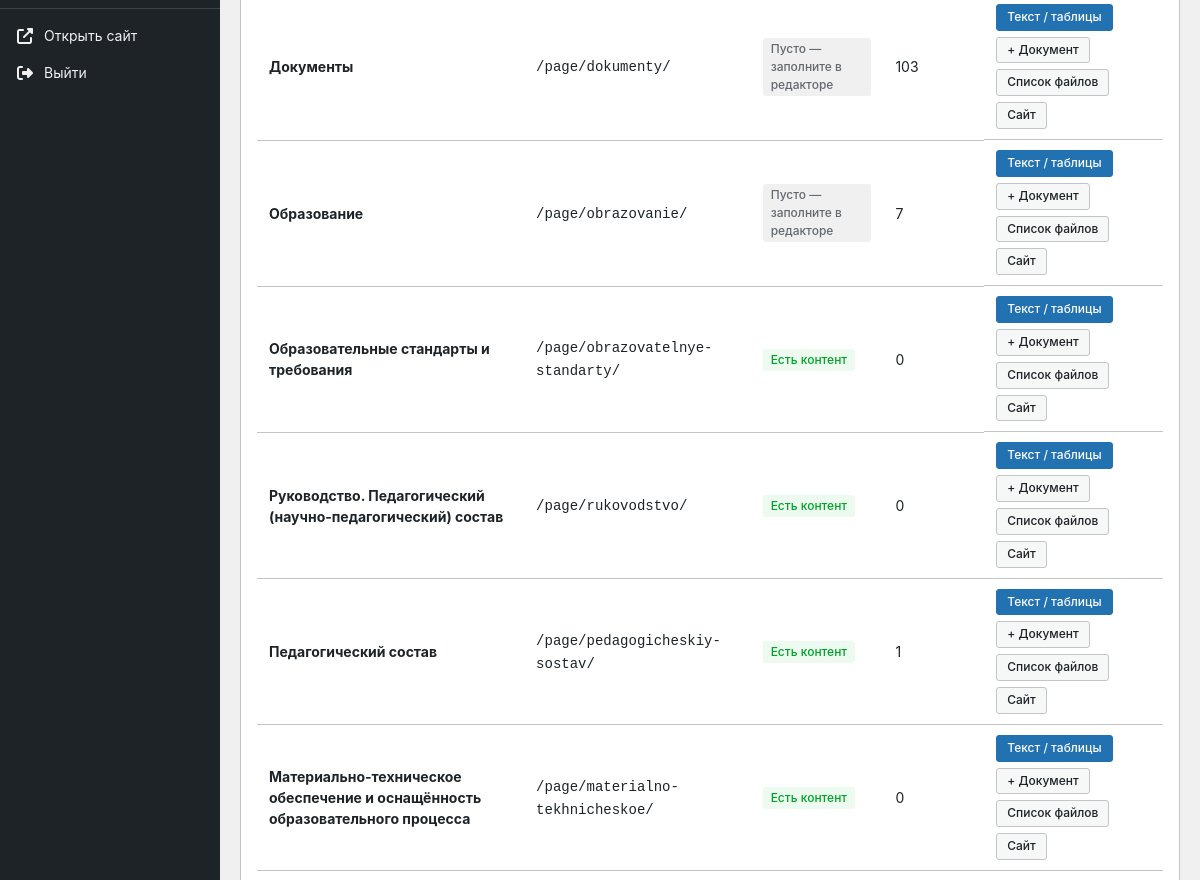
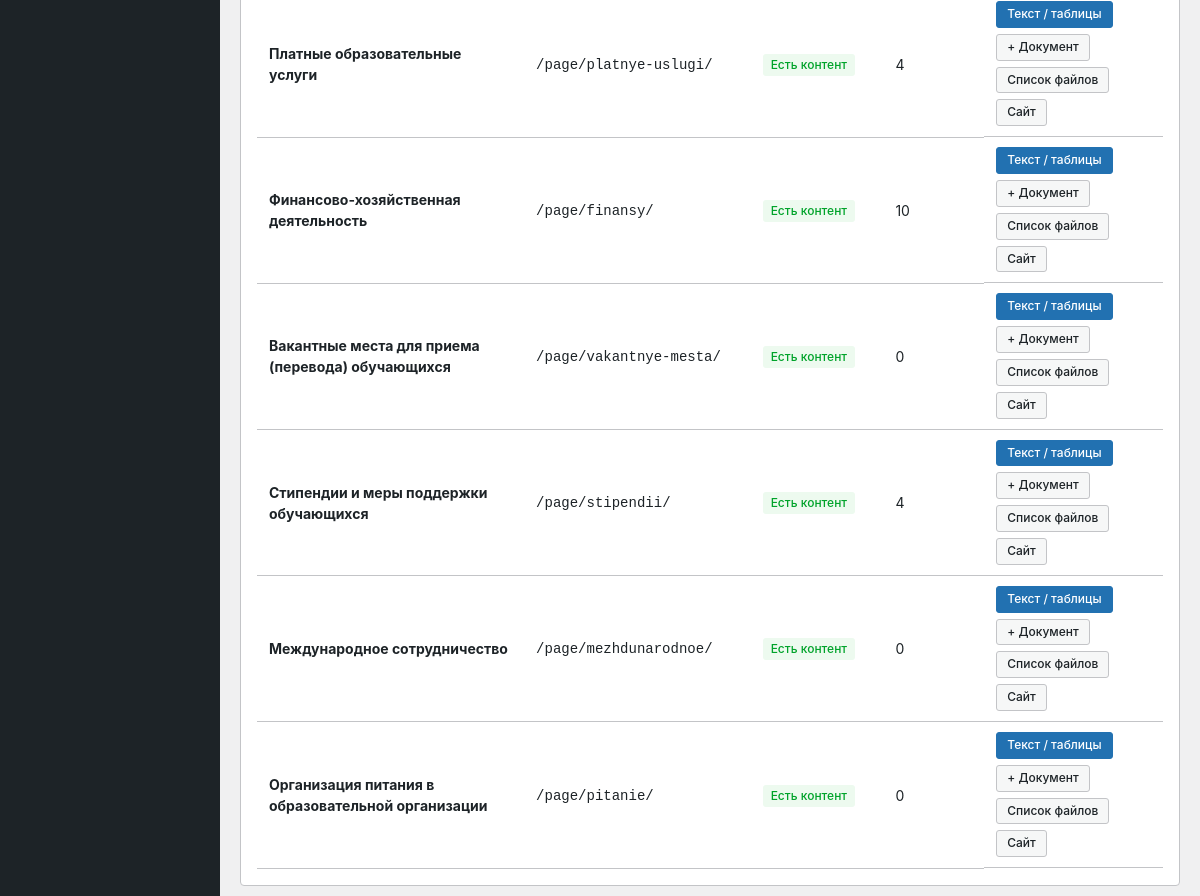
Page /panel/organization/ (signed in, lower part) on the earlier database version (2 pictures, top to bottom).
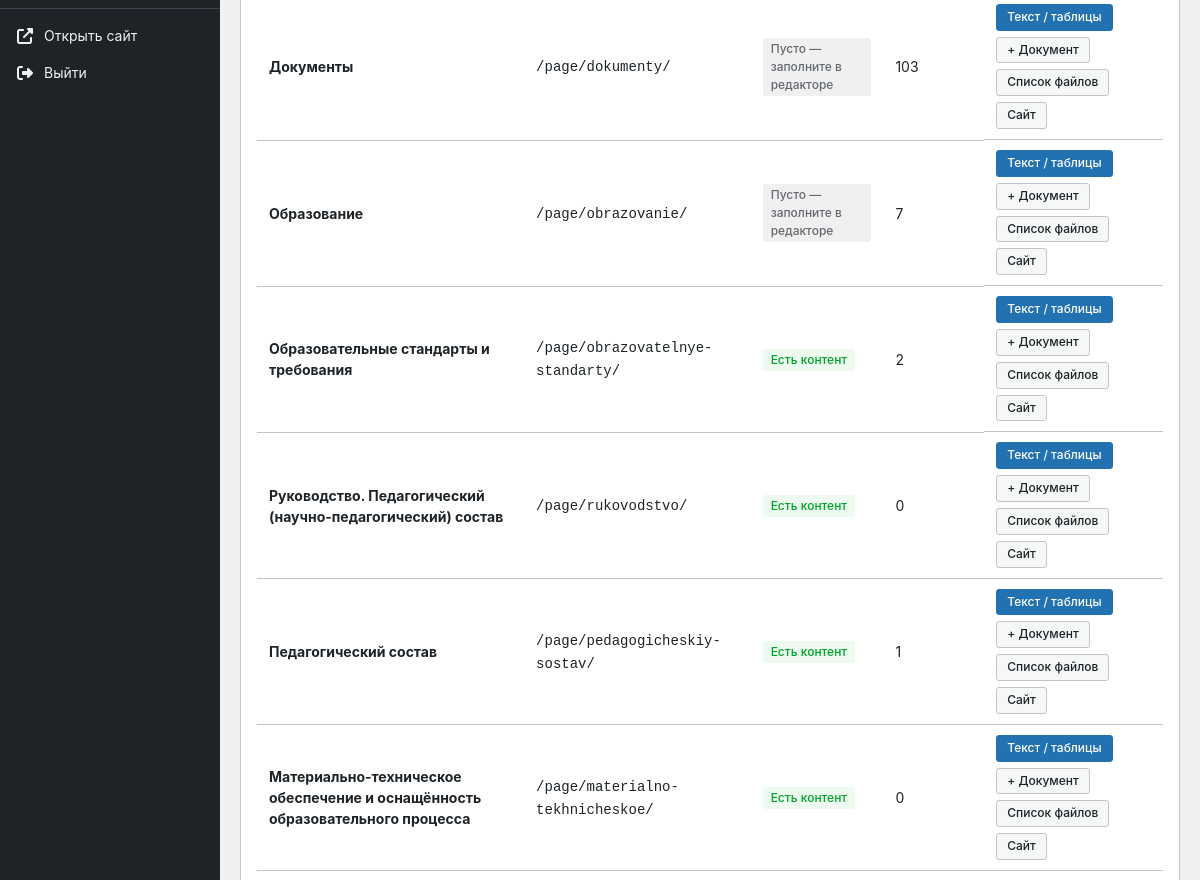
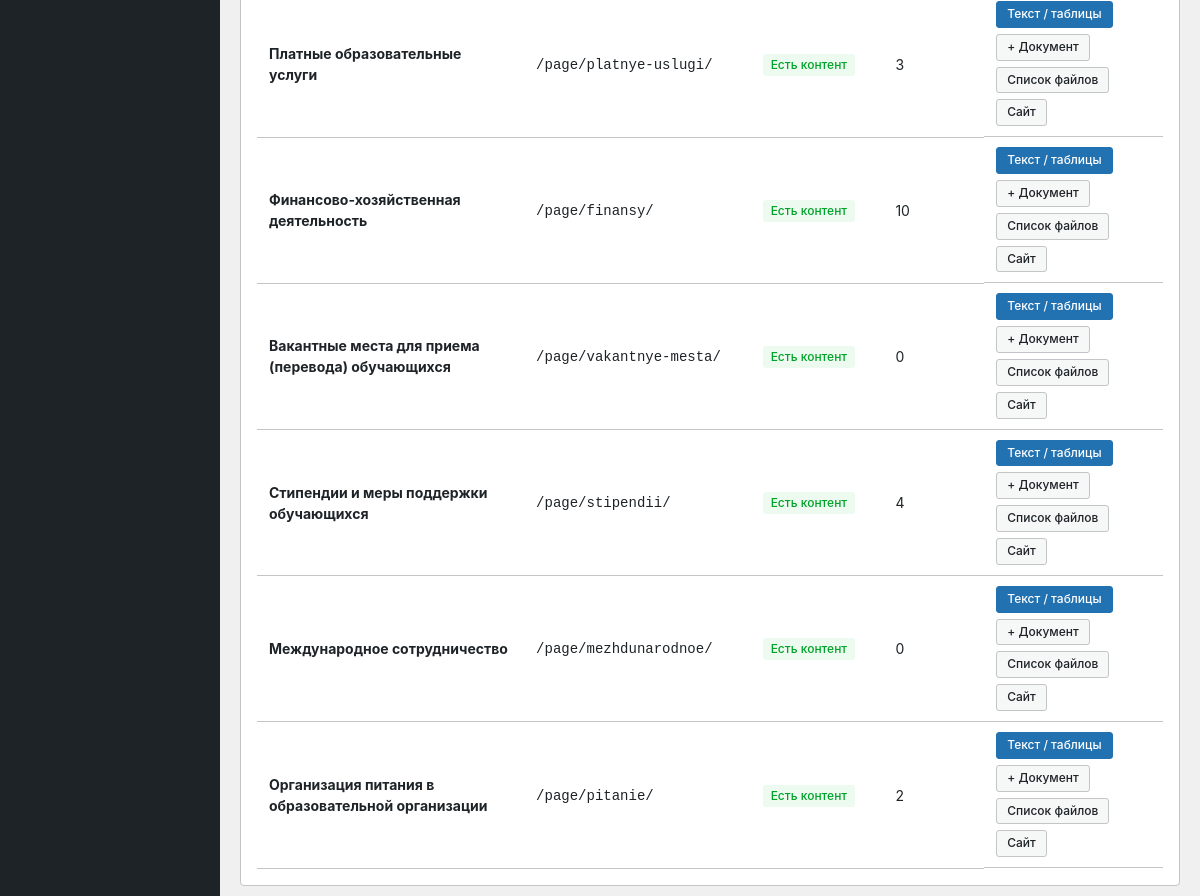
Same page on the later database version (2 pictures, top to bottom).
### cms/models.py (models this page shows, shortened)
class Page(models.Model):
    title = models.CharField('Заголовок', max_length=200)
    slug = models.SlugField('URL', max_length=200, unique=True, blank=True)
    description = models.TextField('Описание', blank=True)
    content = RichTextUploadingField('Содержимое', blank=True)
    order = models.IntegerField('Порядок', default=0)
    parent = models.ForeignKey(
        'self',
        on_delete=models.SET_NULL,
        null=True,
        blank=True,
        related_name='subpages',
        verbose_name='Родительская страница'
    )
    is_published = models.BooleanField('Опубликовано', default=True)
    show_in_menu = models.BooleanField('Показывать в меню', default=False)
    meta_title = models.CharField('Meta Title', max_length=200, blank=True)
    meta_description = models.TextField('Meta Description', blank=True)
    meta_keywords = models.CharField('Meta Keywords', max_length=200, blank=True)
    created_at = models.DateTimeField('Создано', auto_now_add=True)
    updated_at = models.DateTimeField('Обновлено', auto_now=True)
    class Meta:
        verbose_name = 'Страница'
        verbose_name_plural = 'Страницы'
        ordering = ['-created_at']
    def save(self, *args, **kwargs):
        if not self.slug:
            self.slug = slugify(self.title, allow_unicode=True)
        if not self.meta_title:
            self.meta_title = self.title
        super().save(*args, **kwargs)
    def get_absolute_url(self):
        if self.slug == 'news':
            return '/news/'
        return f'/page/{self.slug}/'

### cms/panel_views.py (the view, shortened to what this page needs)
# urls.py: path('organization/', panel_views.organization_hub, name='organization_hub'),
@staff_required
def organization_hub(request):
    root = Page.objects.filter(slug='basic-info').first()
    expected = [
        ('osnovnye-svedeniya', 'Основные сведения', 1),
        ('struktura', 'Структура и органы управления', 2),
        ('dokumenty', 'Документы', 3),
        ('obrazovanie', 'Образование', 4),
        ('obrazovatelnye-standarty', 'Образовательные стандарты', 5),
        ('rukovodstvo', 'Руководство. Педагогический (научно-педагогический) состав', 6),
        ('pedagogicheskiy-sostav', 'Педагогический состав', 7),
        ('materialno-tekhnicheskoe', 'Материально-техническое обеспечение', 8),
        ('platnye-uslugi', 'Платные образовательные услуги', 9),
        ('finansy', 'Финансово-хозяйственная деятельность', 10),
        ('vakantnye-mesta', 'Вакантные места для приёма', 11),
        ('stipendii', 'Стипендии и меры поддержки', 12),
        ('mezhdunarodnoe', 'Международное сотрудничество', 13),
        ('pitanie', 'Организация питания', 14),
    ]
    for slug, title, order in expected:
        page, created = Page.objects.get_or_create(
            slug=slug,
            defaults={
                'title': title,
                'parent': root,
                'is_published': True,
                'order': order,
            },
        )
        changed = False
        if page.parent_id != root.id:
            page.parent = root
            changed = True
        if page.order != order:
            page.order = order
            changed = True
        if changed:
            page.save(update_fields=['parent', 'order'])
        sync_page_to_menu(page)
    sync_page_to_menu(root)
    children = (
        Page.objects.filter(parent=root)
        .annotate(docs_count=Count('documents', filter=Q(documents__is_active=True)))
        .order_by('order', 'title')
    )
    rows = []
    for p in children:
        has_html = bool((p.content or '').strip())
        rows.append({
            'page': p,
            'has_content': has_html,
            'docs_count': p.docs_count,
            'status': 'ok' if has_html or p.docs_count else 'empty',
        })
    return render(request, 'panel/organization_hub.html', {
        'root': root,
        'rows': rows,
        'active_menu': 'organization',
        'title': 'Сведения об организации',
    })

### cms/context_processors.py (called while the page is built)
def _dedupe_root_menu(items):
    items = list(items)
    best = {}
    for item in items:
        key = (item.title or '').strip().casefold()
        if not key:
            continue
        children = item.get_children().filter(is_active=True).count()
        score = (1 if item.page_id else 0, children, -item.order, item.pk)
        prev = best.get(key)
        if prev is None or score > prev[1]:
            best[key] = (item.pk, score)
    keep = {pk for pk, _ in best.values()}
    return [item for item in items if item.pk in keep]

def get_root_menu_items():
    menu_items = MenuItem.objects.filter(
        parent=None, is_active=True
    ).order_by('order', 'title')
    return _dedupe_root_menu(menu_items)

def site_context(request):
    homepage = HomePage.load()
    return {
        'site_settings': homepage,
        'menu_items': get_root_menu_items(),
    }

### cms/models.py (called while the page is built)
    def save(self, *args, **kwargs):
        if not self.slug:
            self.slug = slugify(self.title, allow_unicode=True)
        super().save(*args, **kwargs)

    @classmethod
    def load(cls):
        obj, created = cls.objects.get_or_create(pk=1)
        return obj

### templates/panel/organization_hub.html (shortened to what this page needs)
{% extends 'panel/base.html' %}
{% block content %}
<div class="wp-card">
    <div class="wp-card-body">
        {% if rows %}
        <table class="wp-table">
            <tbody>
                {% for row in rows %}
                <tr>
                    <td><strong>{{ row.page.title }}</strong></td>
                    <td><code>/page/{{ row.page.slug }}/</code></td>
                    <td>
                        {% if row.has_content %}
                        <span class="badge badge-success">Есть контент</span>
                        {% else %}
                        <span class="badge badge-draft">Пусто — заполните в редакторе</span>
                        {% endif %}
                    </td>
                    <td>{{ row.docs_count }}</td>
                    <td class="actions">
                        <a href="{% url 'panel:page_edit' row.page.pk %}" class="btn btn-sm btn-primary">Текст / таблицы</a>
                        <a href="{% url 'panel:document_add' %}?page={{ row.page.pk }}" class="btn btn-sm btn-secondary">+ Документ</a>
                        <a href="{% url 'panel:document_list' %}?page={{ row.page.pk }}" class="btn btn-sm btn-secondary">Список файлов</a>
                        <a href="{{ row.page.get_absolute_url }}" target="_blank" class="btn btn-sm btn-secondary">Сайт</a>
                    </td>
                </tr>
                {% endfor %}
            </tbody>
        </table>
        {% else %}
        <p>Подстраниц нет. Создайте через «Подстраница».</p>
        {% endif %}
    </div>
</div>
{% endblock %}

Differences in the rows shown:
changed Page "Образовательные стандарты и требования": docs_count "0" → "2"
changed Page "Платные образовательные услуги": docs_count "4" → "3"
changed Page "Организация питания в образовательной организации": docs_count "0" → "2"
